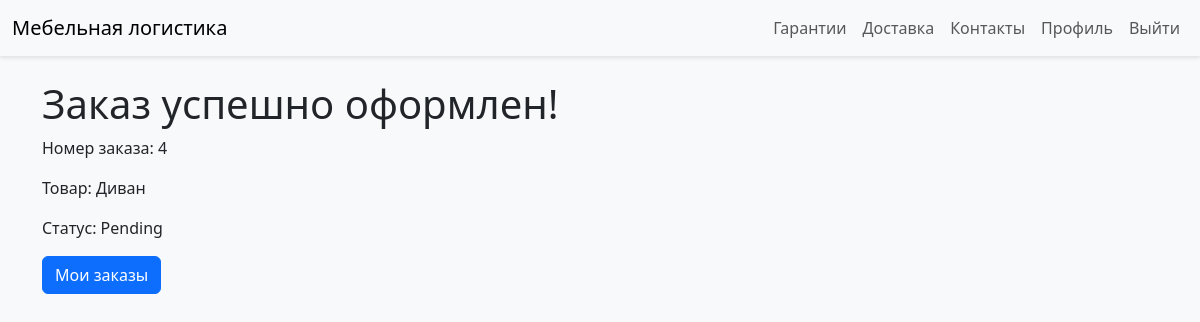
The app's page /order/success/4/ (signed in) with its own data.
### logistics/models.py (models this page shows, shortened)
class Order(models.Model):
    company = models.ForeignKey(Company, on_delete=models.CASCADE, verbose_name="Компания")
    product = models.ForeignKey('Product', on_delete=models.CASCADE, verbose_name="Товар")
    quantity = models.PositiveIntegerField(default=1, verbose_name="Количество")
    warehouse_address = models.TextField(verbose_name="Адрес склада")
    delivery_date = models.DateField(verbose_name="Дата доставки")
    status = models.CharField(max_length=50, default='Pending', verbose_name="Статус")
    class Meta:
        verbose_name = "Заказ"
        verbose_name_plural = "Заказы"

class Product(models.Model):
    name = models.CharField(max_length=100, verbose_name="Название товара")
    description = models.TextField(verbose_name="Описание")
    price = models.DecimalField(max_digits=10, decimal_places=2, verbose_name="Цена")
    dimensions = models.CharField(max_length=50, verbose_name="Габариты")
    weight = models.DecimalField(max_digits=10, decimal_places=2, verbose_name="Вес")
    photo = models.ImageField(upload_to='products/', verbose_name="Фото", null=True, blank=True, default='products/Без_названия.jpg')
    color = models.CharField(max_length=100, verbose_name="Цвет", default='Белый')
    type = models.ForeignKey('ProductType', on_delete=models.CASCADE, verbose_name='Тип', null=True, blank=True)
    class Meta:
        verbose_name = "Товар"
        verbose_name_plural = "Товары"

### logistics/views.py (the view)
# urls.py: path('order/success/<int:order_id>/', views.order_success, name='order_success'),
@login_required
def order_success(request, order_id):
    order = get_object_or_404(Order, id=order_id, company=request.user)
    return render(request, 'logistics/order_success.html', {'order': order})

### templates/logistics/order_success.html
{% extends 'base.html' %}
{% block content %}
<h1>Заказ успешно оформлен!</h1>
<p>Номер заказа: {{ order.id }}</p>
<p>Товар: {{ order.product.name }}</p>
<p>Статус: {{ order.status }}</p>
<a href="{% url 'company_orders' %}" class="btn btn-primary">Мои заказы</a>
{% endblock %}

### static/css/styles.css (style rules this page uses)
body { background-color: #f8f9fa; }

### records on screen
Order: id "4", product.name "Диван", status "Pending"
